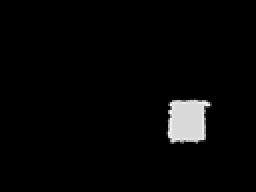
%> input picture matlab/orig/10_depth_8_cajaytipo_caja.png, 128 x 96 px, shrunk from 640 x 480 before the run (shown 2 times larger)
$ octave script3.m   (GNU Octave 9; MATLAB toolbox functions it lacks are replaced by stand-ins)
%> lines starting %> are read from the running program, lines starting %| are printed output that depends on the picture; long printed decimals are rounded
### matlab/histograma.m
function [ x , y ] = histograma( original )
%UNTITLED2 Summary of this function goes here
%   Detailed explanation goes here
tic
imagen = int16(original);

h = [-1,0,1];
gradiente = imfilter(imagen,h);

x = [-((2^16)-1) : 1 : (2^16)-1];
y = zeros(1,length(x));

for i = 1 : length(x)
    j = x(i);
    y(i) = sum(sum(gradiente == j));
end

y(65536) = 0; % Eliminamos el gradiente 0;
toc
end

### matlab/script3.m
addpath('orig');

caja = int16(imread('10_depth_8_cajaytipo_caja.png'));
%> caja: size 96x128 int16; min 0, max 28, mean 0.7; mean of the top-left, top-right, bottom-left and bottom-right quarters 0, 0, 0, 3
tipo = int16(imread('10_depth_8_cajaytipo_tipo.png'));
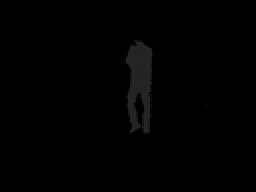
%> input picture matlab/orig/10_depth_8_cajaytipo_tipo.png, 128 x 96 px, shrunk from 640 x 480 before the run (shown 2 times larger)
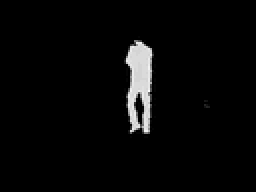
%> tipo: size 96x128 int16 (shown 2 times larger); min 0, max 42, mean 1.3; mean of the top-left, top-right, bottom-left and bottom-right quarters 0.1, 3.3, 0, 1.6; drawn with min black and max white

[x,y] = histograma(caja);
%> in histograma, `gradiente = imfilter(imagen,h);`:
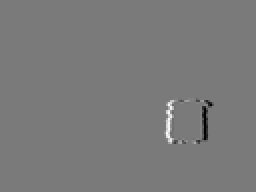
%> gradiente: size 96x128 int16 (shown 2 times larger); min -26, max 28, mean 0; drawn with min black and max white

x_pos = x(256:end);
y_pos = y(256:end);

x_neg = x(1:256);
%> x_neg = 256 values from -65535 to -65280
y_neg = y(1:256);
%> y_neg = 256 values from 0 to 0

mean_pos = mean(x_pos.*y_pos);
%> mean_pos = 0
std_pos = std(x_pos.*y_pos);
%> std_pos = 1.24

mean_neg = mean(x_neg.*y_neg);
%> mean_neg = 0
std_neg = std(x_neg.*y_neg);
%> std_neg = 0

std_mean = mean([std_pos,std_neg]);
%> std_mean = 0.621

fprintf('Caja:\nPOS\tmedia = %f \t std = %f\nNEG\tmedia = %f \t std = %f\t std_mean = %f\n',...
    mean_pos,std_pos,mean_neg,std_neg,std_mean);
%| Caja:
%| POS	media = 0 	 std = 1.241
%| NEG	media = 0 	 std = 0	 std_mean = 0.6206

[x,y] = histograma(tipo);
%> in histograma (call 2), `gradiente = imfilter(imagen,h);`:
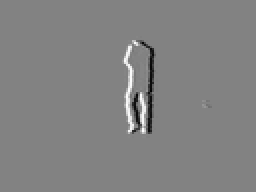
%> gradiente: size 96x128 int16 (shown 2 times larger); min -42, max 40, mean 0; drawn with min black and max white

x_pos = x(256:end);
y_pos = y(256:end);

x_neg = x(1:256);
y_neg = y(1:256);

mean_pos = mean(x_pos.*y_pos);
std_pos = std(x_pos.*y_pos);
%> std_pos = 4.32

mean_neg = mean(x_neg.*y_neg);
std_neg = std(x_neg.*y_neg);

std_mean = mean([std_pos,std_neg]);
%> std_mean = 2.16

fprintf('Tipo:\nPOS\tmedia = %f \t std = %f\nNEG\tmedia = %f \t std = %f\t std_mean = %f\n',...
    mean_pos,std_pos,mean_neg,std_neg,std_mean);
%| Tipo:
%| POS	media = 0 	 std = 4.321
%| NEG	media = 0 	 std = 0	 std_mean = 2.160
